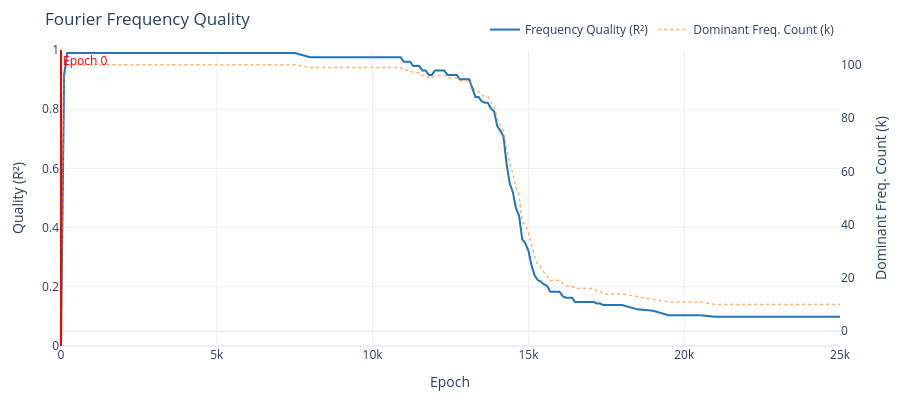

Notebook code cell kept with this figure:
### Code cell
# Example that shows better performance using different initialization: 101/485
variant = family.get_variant(prime=101, seed=485)
show_views(variant)

### Figure 1 — Plotly figure (JSON) as saved in the notebook; plotly's stock layout.template omitted (floating-point values rounded to 4 significant figures; data arrays with more than 128 entries replaced by an {"elided": "..."} marker saying what was removed)
{"data": [{"hovertemplate": "Epoch %{x}<br>Quality: %{y:.4f}<extra></extra>", "line": {"color": "rgba(31, 119, 180, 1.0)", "width": 2}, "mode": "lines", "name": "Frequency Quality (R²)", "type": "scatter", "x": {"elided": "135 int values"}, "y": {"elided": "135 float values"}}, {"hovertemplate": "Epoch %{x}<br>k: %{y}<extra></extra>", "line": {"color": "rgba(255, 127, 14, 0.6)", "dash": "dot", "width": 1.5}, "mode": "lines", "name": "Dominant Freq. Count (k)", "type": "scatter", "x": {"elided": "135 int values"}, "y": {"elided": "135 float values"}, "yaxis": "y2"}], "layout": {"annotations": [{"font": {"color": "red"}, "showarrow": false, "text": "Epoch 0", "x": 0, "xanchor": "left", "xref": "x", "y": 1, "yanchor": "top", "yref": "y domain"}], "height": 400, "legend": {"orientation": "h", "x": 1, "xanchor": "right", "y": 1.02, "yanchor": "bottom"}, "margin": {"b": 50, "l": 60, "r": 60, "t": 50}, "shapes": [{"line": {"color": "red", "dash": "solid", "width": 2}, "type": "line", "x0": 0, "x1": 0, "xref": "x", "y0": 0, "y1": 1, "yref": "y domain"}], "title": {"text": "Fourier Frequency Quality"}, "xaxis": {"title": {"text": "Epoch"}}, "yaxis": {"range": [0, 1], "title": {"text": "Quality (R²)"}}, "yaxis2": {"overlaying": "y", "showgrid": false, "side": "right", "title": {"text": "Dominant Freq. Count (k)"}}}}
